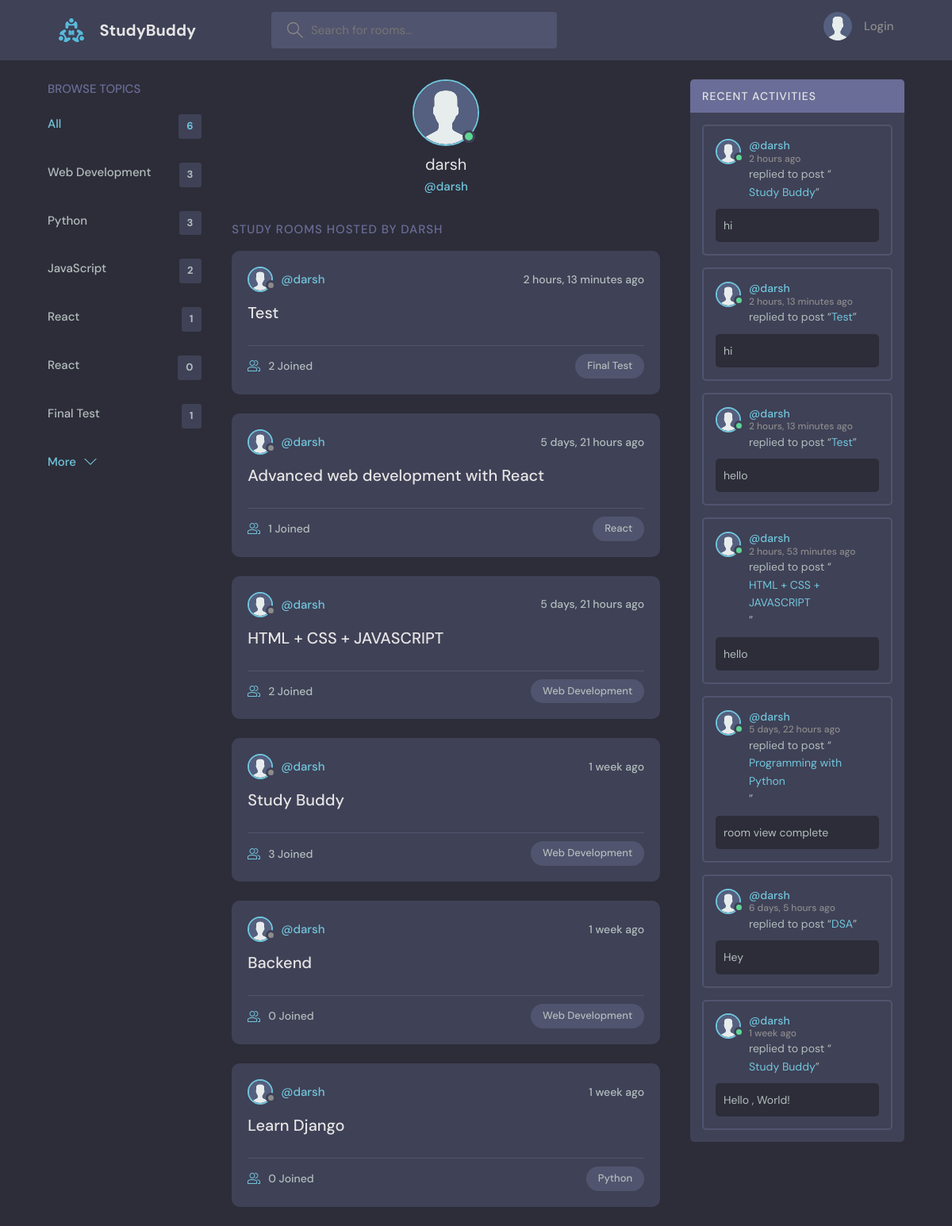
Before: /profile/1 with the older database file.
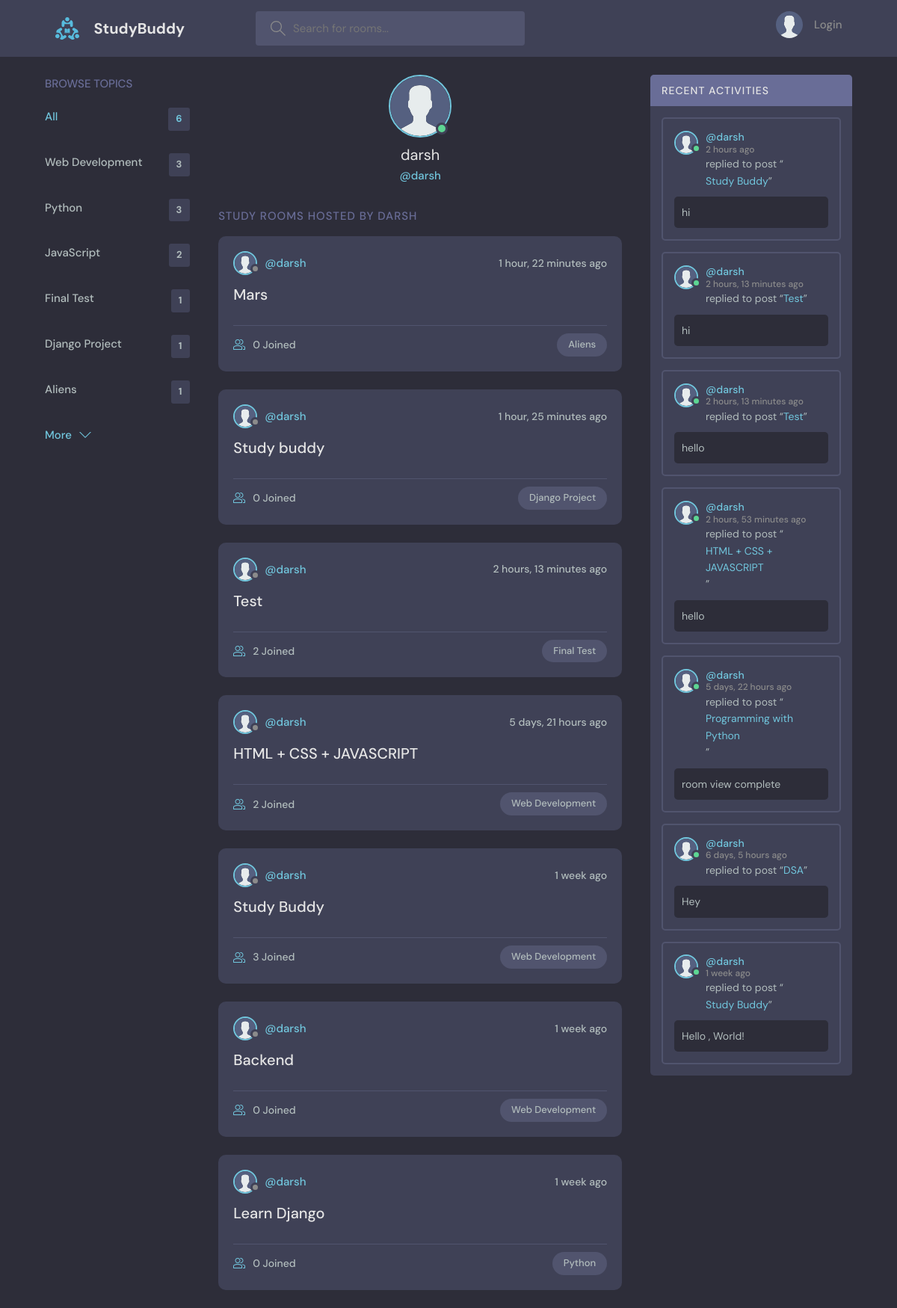
After: the same page with the newer database file.
### base/models.py (models this page shows, shortened)
class Topic(models.Model):
    name = models.CharField(max_length=200)

class Room(models.Model):
    host = models.ForeignKey(User , on_delete=models.SET_NULL , null=True)
    topic = models.ForeignKey(Topic, on_delete=models.SET_NULL, null=True) #On deleting the topic the room associated with it don't get deleted from the database
    name = models.CharField(max_length=200)
    description = models.TextField(null=True, blank = True)#null=True means user  can keep this field empty
    participants =models.ManyToManyField(User, related_name="participants", blank = True)
    updated = models.DateTimeField(auto_now=True) # Takes time stamp every time a user submits or saves.
    created = models.DateTimeField(auto_now_add=True) #  Takes time stamp when we first submit or save(created time).
    class Meta:
        ordering = ['-updated', '-created']
    def __str__(self):
        return self.name

class Message(models.Model):
    user = models.ForeignKey(User , on_delete=models.CASCADE) #Where User is a class Imported from django.contrib line 2
    room =models.ForeignKey(Room, on_delete=models.CASCADE) #One to Many relation i.e one user can have multiple rooms.
    body = models.TextField()
    updated = models.DateTimeField(auto_now=True)
    created = models.DateTimeField(auto_now_add=True)
    class Meta:
        ordering = ['-updated', '-created']

### base/views.py (the view)
# urls.py: path('profile/<str:pk>', views.userProfile , name='user-profile'),
def userProfile(request ,pk):
    user = User.objects.get(id = pk)
    rooms=  user.room_set.all()
    room_messages = user.message_set.all()
    topics  = Topic.objects.all()
    context = {'user':user , 'rooms':rooms ,'room_messages':room_messages, 'topics':topics,}
    return render(request , 'base/profile.html', context)

### base/templates/base/profile.html (shortened to what this page needs)
{% extends 'main.html' %}
{% block content %}
{% load static %}
  <main class="profile-page layout layout--3">
    <div class="container">
      {% include "base/topics_component.html" %}
      <div class="roomList">
        <div class="profile">
          <div class="profile__avatar">
            <div class="avatar avatar--large active">
              <img src="{% static 'images/avatar.svg' %}" />
            </div>
          </div>
          <div class="profile__info">
            <h3>{{user.username}}</h3>
            <p>@{{user.username}}</p>
          </div>
        </div>
        <div class="roomList__header">
          <div class = "profilerooms">
            <h2>Study Rooms Hosted by {{user.username}}</a>
            </h2>
          </div>
        </div>
        {% include "base/feed_component.html" %}
      </div>
      {% include "base/activity_component.html" %}
    </div>
  </main>
{% endblock content %}

### templates/main.html (shortened to what this page needs)
<!DOCTYPE html>
{% load static %}
<html lang="en">
  <head>
    <link rel="stylesheet" href="{% static 'styles/style.css' %}" />
  </head>
  <body>
    {% include 'navbar.html' %}
    {% block content %}
    {% endblock content %}
  </body>
</html>

### templates/navbar.html (shortened to what this page needs)
{% load static %}
<header class="header header--loggedIn">
    <div class="container">
      <a href="{% url 'home' %}" class="header__logo">
        <img src="{% static 'images/logo.svg' %}" />
        <h1>StudyBuddy</h1>
      </a>
      <form class="header__search" method="GET" action = "{% url 'home' %}">
        <label>
          <input name = "q" placeholder="Search for rooms..." />
        </label>
      </form>
      <nav class="header__menu">
        {% if request.user.is_authenticated %}
        <div class="header__user">
          <a href="{% url 'user-profile' request.user.id %}">
            <div class="avatar avatar--medium active">
              <img src="{% static 'images/avatar.svg' %}" />
            </div>
            <p>{{request.user.username}} <span>@{{request.user.username}}</span></p>
          </a>
          <button class="dropdown-button">
            <svg version="1.1" xmlns="http://www.w3.org/2000/svg" width="32" height="32" viewBox="0 0 32 32">
              <title>chevron-down</title>
              <path d="M16 21l-13-13h-3l16 16 16-16h-3l-13 13z"></path>
            </svg>
          </button>
        </div>
        {% else %}
        <a href="{% url 'login' %}">
          <img src="{% static 'images/avatar.svg' %}" />
          <p>Login</p>
        </a>
        {% endif %}
      </nav>
    </div>
  </header>

### base/templates/base/topics_component.html (shortened to what this page needs)
<div class="topics">
    <div class="topics__header">
      <h2>Browse Topics</h2>
    </div>
    <ul class="topics__list">
      <li>
        <a href="{% url 'home' %}" class="active">All <span>{{topics.count}}</span></a>
      </li>
      {% for topic in topics  %}
      <li>
        <a href="{% url 'home' %}?q={{topic.name}}">{{topic.name}}<span>{{topic.room_set.all.count}}</span></a>
      </li>
      {% endfor %}
    </ul>
    <a class="btn btn--link" href="{% url 'topics' %}">
      More
      <svg version="1.1" xmlns="http://www.w3.org/2000/svg" width="32" height="32" viewBox="0 0 32 32">
        <title>chevron-down</title>
        <path d="M16 21l-13-13h-3l16 16 16-16h-3l-13 13z"></path>
      </svg>
    </a>
  </div>

### base/templates/base/feed_component.html (shortened to what this page needs)
{% load static %}
{% for room in rooms %}
<div class="roomListRoom">
    <div class="roomListRoom__header">
      <a href="{% url 'user-profile' room.host.id  %}" class="roomListRoom__author">
        <div class="avatar avatar--small">
          <img src="{% static 'images/avatar.svg' %}" />
        </div>
        <span>@{{room.host.username}}</span>
      </a>
      <div class="roomListRoom__actions">
        <span>{{room.created|timesince}} ago</span>
      </div>
    </div>
    <div class="roomListRoom__content">
      <a href="{% url 'room' room.id %}">{{room.name}}</a>
    </div>
    <div class="roomListRoom__meta">
      <a href="{% url 'room' room.id %}" class="roomListRoom__joined">
        {{room.participants.all.count}} Joined
      </a>
      <p class="roomListRoom__topic">{{room.topic.name}}</p>
    </div>
  </div>
{% endfor %}

### base/templates/base/activity_component.html (shortened to what this page needs)
{% load static %}
<div class="activities">
    <div class="activities__header">
      <h2>Recent Activities</h2>
    </div>
    {% for message in room_messages %}
    <div class="activities__box">
      <div class="activities__boxHeader roomListRoom__header">
        <a href="{% url 'user-profile' message.user.id %}" class="roomListRoom__author">
          <div class="avatar avatar--small active">
            <img src="{% static 'images/avatar.svg' %}" />
          </div>
          <p>
            @{{message.user}}
            <span>{{message.created|timesince}} ago</span>
          </p>
        </a>
      </div>
      <div class="activities__boxContent">
        <p>replied to post “<a href="{% url 'room' message.room.id %}">{{message.room}}</a>”</p>
        <div class="activities__boxRoomContent">
            {{message.body}}
        </div>
      </div>
    </div>
    {% endfor %}
  </div>

Changed rows visible on the page:
removed Topic: name "React", room_set.all.count "1"
removed Topic: name "React", room_set.all.count "0"
removed Room: host.username "darsh", created "5 days, 21 hours", name "Advanced web development with React", participants.all.count "1", topic.name "React"
added Topic: name "Django Project", room_set.all.count "1"
added Topic: name "Aliens", room_set.all.count "1"
added Room: host.username "darsh", created "1 hour, 22 minutes", name "Mars", participants.all.count "0", topic.name "Aliens"
added Room: host.username "darsh", created "1 hour, 25 minutes", name "Study buddy", participants.all.count "0", topic.name "Django Project"
